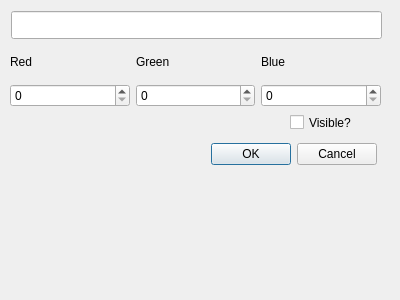
<?xml version="1.0" encoding="UTF-8"?>
<ui version="4.0">
 <class>OptionDialog</class>
 <widget class="QDialog" name="OptionDialog">
  <property name="geometry">
   <rect>
    <x>0</x>
    <y>0</y>
    <width>400</width>
    <height>300</height>
   </rect>
  </property>
  <property name="windowTitle">
   <string>Part Properties</string>
  </property>
  <widget class="QDialogButtonBox" name="buttonBox">
   <property name="geometry">
    <rect>
     <x>210</x>
     <y>140</y>
     <width>167</width>
     <height>29</height>
    </rect>
   </property>
   <property name="orientation">
    <enum>Qt::Orientation::Horizontal</enum>
   </property>
   <property name="standardButtons">
    <set>QDialogButtonBox::StandardButton::Cancel|QDialogButtonBox::StandardButton::Ok</set>
   </property>
  </widget>
  <widget class="QLineEdit" name="nameEdit">
   <property name="geometry">
    <rect>
     <x>11</x>
     <y>11</y>
     <width>371</width>
     <height>28</height>
    </rect>
   </property>
  </widget>
  <widget class="QCheckBox" name="visibleCheck">
   <property name="geometry">
    <rect>
     <x>290</x>
     <y>110</y>
     <width>92</width>
     <height>25</height>
    </rect>
   </property>
   <property name="text">
    <string>Visible?</string>
   </property>
  </widget>
  <widget class="QWidget" name="layoutWidget">
   <property name="geometry">
    <rect>
     <x>10</x>
     <y>46</y>
     <width>371</width>
     <height>61</height>
    </rect>
   </property>
   <layout class="QGridLayout" name="gridLayout">
    <item row="0" column="0">
     <widget class="QLabel" name="label">
      <property name="text">
       <string>Red</string>
      </property>
     </widget>
    </item>
    <item row="0" column="1">
     <widget class="QLabel" name="label_2">
      <property name="text">
       <string>Green</string>
      </property>
     </widget>
    </item>
    <item row="0" column="2">
     <widget class="QLabel" name="label_3">
      <property name="text">
       <string>Blue</string>
      </property>
     </widget>
    </item>
    <item row="1" column="0">
     <widget class="QSpinBox" name="spinRed">
      <property name="maximum">
       <number>255</number>
      </property>
     </widget>
    </item>
    <item row="1" column="1">
     <widget class="QSpinBox" name="spinGreen">
      <property name="maximum">
       <number>255</number>
      </property>
     </widget>
    </item>
    <item row="1" column="2">
     <widget class="QSpinBox" name="spinBlue">
      <property name="maximum">
       <number>255</number>
      </property>
     </widget>
    </item>
   </layout>
  </widget>
 </widget>
 <resources/>
 <connections>
  <connection>
   <sender>buttonBox</sender>
   <signal>accepted()</signal>
   <receiver>OptionDialog</receiver>
   <slot>accept()</slot>
   <hints>
    <hint type="sourcelabel">
     <x>248</x>
     <y>254</y>
    </hint>
    <hint type="destinationlabel">
     <x>157</x>
     <y>274</y>
    </hint>
   </hints>
  </connection>
  <connection>
   <sender>buttonBox</sender>
   <signal>rejected()</signal>
   <receiver>OptionDialog</receiver>
   <slot>reject()</slot>
   <hints>
    <hint type="sourcelabel">
     <x>316</x>
     <y>260</y>
    </hint>
    <hint type="destinationlabel">
     <x>286</x>
     <y>274</y>
    </hint>
   </hints>
  </connection>
 </connections>
</ui>
